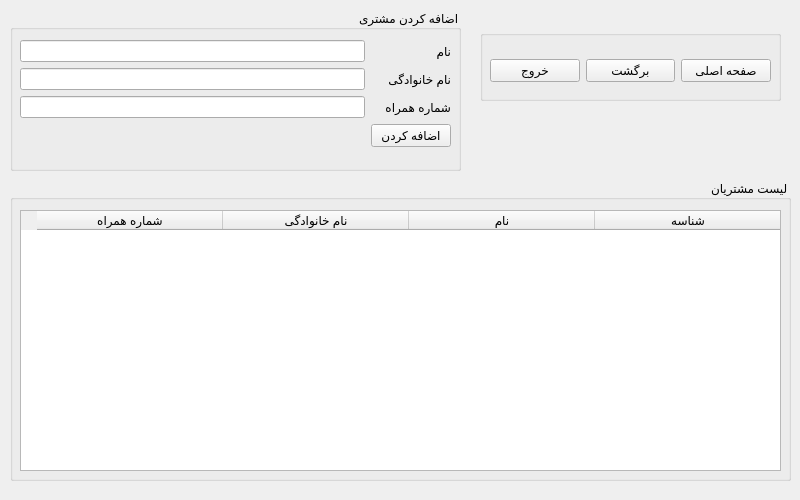
<?xml version="1.0" encoding="UTF-8"?>
<ui version="4.0">
 <class>Form</class>
 <widget class="QWidget" name="Form">
  <property name="geometry">
   <rect>
    <x>0</x>
    <y>0</y>
    <width>800</width>
    <height>500</height>
   </rect>
  </property>
  <property name="windowTitle">
   <string>Form</string>
  </property>
  <property name="layoutDirection">
   <enum>Qt::RightToLeft</enum>
  </property>
  <widget class="QGroupBox" name="groupBox">
   <property name="geometry">
    <rect>
     <x>10</x>
     <y>10</y>
     <width>451</width>
     <height>161</height>
    </rect>
   </property>
   <property name="title">
    <string>اضافه کردن مشتری</string>
   </property>
   <widget class="QWidget" name="formLayoutWidget">
    <property name="geometry">
     <rect>
      <x>10</x>
      <y>30</y>
      <width>431</width>
      <height>121</height>
     </rect>
    </property>
    <layout class="QFormLayout" name="formLayout">
     <item row="0" column="0">
      <widget class="QLabel" name="label">
       <property name="text">
        <string>نام</string>
       </property>
      </widget>
     </item>
     <item row="1" column="0">
      <widget class="QLabel" name="label_2">
       <property name="text">
        <string>نام خانوادگی</string>
       </property>
      </widget>
     </item>
     <item row="2" column="0">
      <widget class="QLabel" name="label_3">
       <property name="text">
        <string>شماره همراه</string>
       </property>
      </widget>
     </item>
     <item row="0" column="1">
      <widget class="QLineEdit" name="first_name_input">
       <property name="maxLength">
        <number>255</number>
       </property>
      </widget>
     </item>
     <item row="1" column="1">
      <widget class="QLineEdit" name="last_name_input">
       <property name="maxLength">
        <number>255</number>
       </property>
      </widget>
     </item>
     <item row="2" column="1">
      <widget class="QLineEdit" name="phone_number_input">
       <property name="maxLength">
        <number>14</number>
       </property>
      </widget>
     </item>
     <item row="3" column="0">
      <widget class="QPushButton" name="add_person_btn">
       <property name="text">
        <string>اضافه کردن</string>
       </property>
      </widget>
     </item>
    </layout>
   </widget>
  </widget>
  <widget class="QGroupBox" name="groupBox_2">
   <property name="geometry">
    <rect>
     <x>10</x>
     <y>180</y>
     <width>781</width>
     <height>301</height>
    </rect>
   </property>
   <property name="title">
    <string>لیست مشتریان</string>
   </property>
   <widget class="QWidget" name="verticalLayoutWidget">
    <property name="geometry">
     <rect>
      <x>10</x>
      <y>30</y>
      <width>761</width>
      <height>261</height>
     </rect>
    </property>
    <layout class="QVBoxLayout" name="verticalLayout">
     <item>
      <widget class="QTableWidget" name="person_table">
       <property name="autoScroll">
        <bool>true</bool>
       </property>
       <property name="editTriggers">
        <set>QAbstractItemView::NoEditTriggers</set>
       </property>
       <property name="tabKeyNavigation">
        <bool>true</bool>
       </property>
       <property name="showDropIndicator" stdset="0">
        <bool>true</bool>
       </property>
       <attribute name="horizontalHeaderCascadingSectionResizes">
        <bool>false</bool>
       </attribute>
       <attribute name="horizontalHeaderDefaultSectionSize">
        <number>186</number>
       </attribute>
       <column>
        <property name="text">
         <string>شناسه</string>
        </property>
       </column>
       <column>
        <property name="text">
         <string>نام</string>
        </property>
       </column>
       <column>
        <property name="text">
         <string>نام خانوادگی</string>
        </property>
       </column>
       <column>
        <property name="text">
         <string>شماره همراه</string>
        </property>
       </column>
      </widget>
     </item>
    </layout>
   </widget>
  </widget>
  <widget class="QGroupBox" name="groupBox_3">
   <property name="geometry">
    <rect>
     <x>480</x>
     <y>30</y>
     <width>301</width>
     <height>71</height>
    </rect>
   </property>
   <property name="title">
    <string/>
   </property>
   <widget class="QWidget" name="horizontalLayoutWidget">
    <property name="geometry">
     <rect>
      <x>10</x>
      <y>20</y>
      <width>281</width>
      <height>41</height>
     </rect>
    </property>
    <layout class="QHBoxLayout" name="horizontalLayout">
     <item>
      <widget class="QPushButton" name="home_btn">
       <property name="text">
        <string>صفحه اصلی</string>
       </property>
      </widget>
     </item>
     <item>
      <widget class="QPushButton" name="back_btn">
       <property name="text">
        <string>برگشت</string>
       </property>
      </widget>
     </item>
     <item>
      <widget class="QPushButton" name="close_btn">
       <property name="text">
        <string>خروج</string>
       </property>
      </widget>
     </item>
    </layout>
   </widget>
  </widget>
 </widget>
 <resources/>
 <connections/>
</ui>
